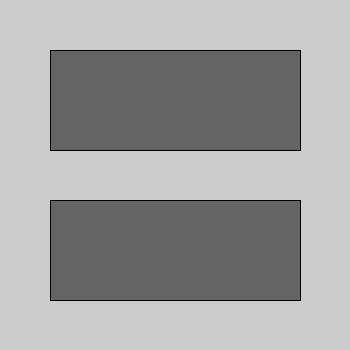
Frame 1 (no input)
Frame 60 (the mouse pressed at the canvas centre just before this capture): identical to frame 1, image omitted
Frame 120 (the mouse held since frame 60 and released just before this capture): identical to frame 1, image omitted

The Processing sketch that drew this single still picture (run headless with seeded random() and noise(); from frame 60 on, the mouse is pressed at the canvas centre):

// Processing sketch: multipleCampoDeTecto_0100
// ── multipleCampoDeTecto_0100.pde
int seleccionado=0;
String c1="", c2="";

void setup() {
  size(350, 350);
}

void draw() {
  fill(100);
  rect(50, 50, 250, 100);
  rect(50, 200, 250, 100);
  fill(0);
  text(c1, 100, 100);
  text(c2, 100, 250);
  
  if(mousePressed && overRect(50, 50, 250, 100)) seleccionado = 1;
  if(mousePressed && overRect(50, 200, 250, 100)) seleccionado = 2;
}

void keyReleased(){
  if(seleccionado == 1) c1=c1+key;
  if(seleccionado == 2) c2=c2+key;
}

boolean overRect(int x, int y, int width, int height) {
  if (mouseX >= x && mouseX <= x+width && 
    mouseY >= y && mouseY <= y+height) {
    return true;
  } else {
    return false;
  }
}
